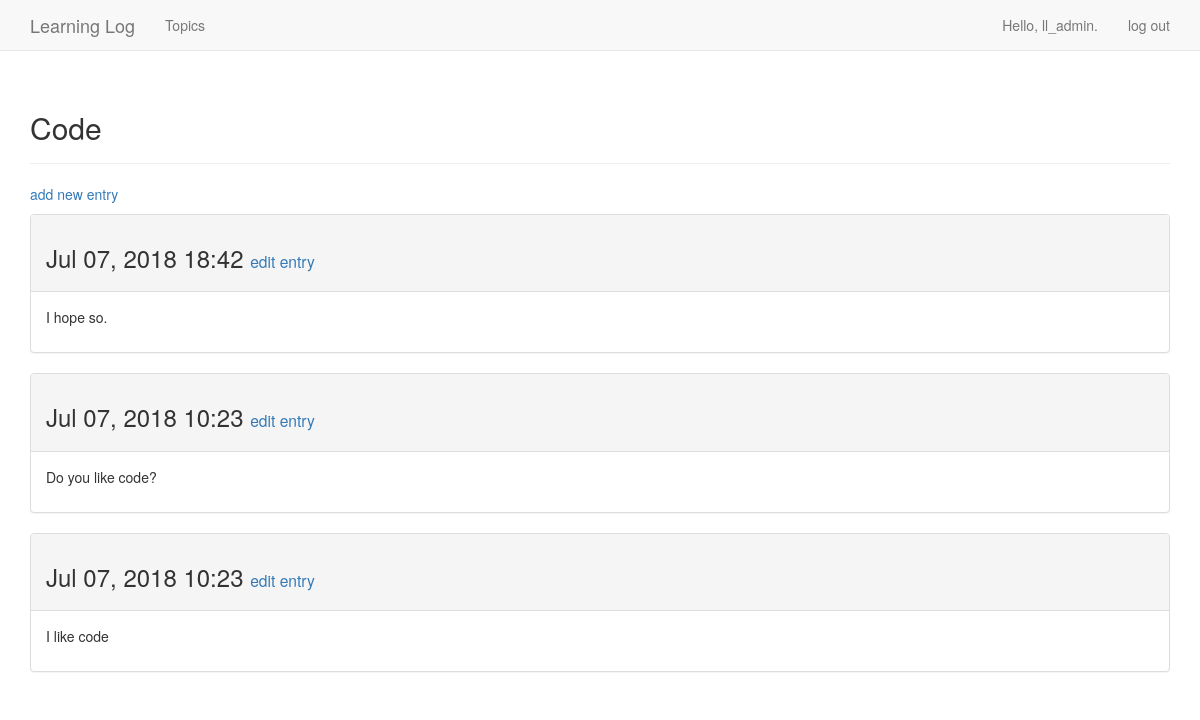
The page /topics/3/ (signed in) on the database its author committed.
### learning_logs/models.py (models this page shows, shortened)
class Topic(models.Model):
    text = models.CharField(max_length=200)
    date_added = models.DateTimeField(auto_now_add=True)
    owner = models.ForeignKey(User, on_delete=models.CASCADE)
    def __str__(self):
        return self.text

class Entry(models.Model):
    topic = models.ForeignKey(Topic, on_delete=models.CASCADE)
    text = models.TextField()
    date_added = models.DateTimeField(auto_now_add=True)
    class Meta:
        verbose_name_plural = "entries"

### learning_logs/views.py (the view)
# urls.py: url(r'^topics/(?P<topic_id>\d+)/$', views.topic, name='topic'),
@login_required
def topic(request, topic_id):
    topic = get_object_or_404(Topic, id=topic_id)
    if topic.owner != request.user:
        raise Http404
    entries = topic.entry_set.order_by('-date_added')
    context = {'topic': topic, 'entries': entries}
    return render(request, 'learning_logs/topic.html', context)

### learning_logs/templates/learning_logs/topic.html
{% extends 'learning_logs/base.html' %}
{% block header %}
    <h2>{{ topic }}</h2>
{% endblock header %}
{% block content %}
    <p>
        <a href="{% url 'learning_logs:new_entry' topic.id %}">add new entry</a>
    </p>
    {% for entry in entries %}
        <div class="panel panel-default">
            <div class="panel-heading">
                <h3>
                    {{ entry.date_added|date:'M d, Y H:i'}}
                    <small>
                        <a href="{% url 'learning_logs:edit_entry' entry.id %}">
                            edit entry</a>
                    </small>
                </h3>
            </div>
            <div class="panel-body">
                {{ entry.text|linebreaks }}
            </div>
        </div>
    {% empty %}
        There are no entries for this topic yet.
    {% endfor %}
{% endblock content %}

### learning_logs/templates/learning_logs/base.html (shortened to what this page needs)
{% load bootstrap3 %}
<!DOCTYPE html>
<html lang="en">
<head>
  {% bootstrap_css %}
</head>
<body>
  <nav class="navbar navbar-default navbar-static-top">
    <div class="container">
      <div class="navbar-header">
        <a href="{% url 'learning_logs:index' %}" class="navbar-brand">
          Learning Log</a>
      </div>
      <div class="navbar-collapse collapse" id="navbar">
        <ul class="nav navbar-nav">
          <li><a href="{% url 'learning_logs:topics' %}">Topics</a></li>
        </ul>
        <ul class="nav navbar-nav navbar-right">
          {% if user.is_authenticated %}
            <li><a>Hello, {{ user.username}}.</a></li>
            <li><a href="{% url 'users:logout' %}">log out</a></li>
          {% else %}
            <li><a href="{% url 'users:register' %}">register</a></li>
            <li><a href="{% url 'users:login' %}">log in</a></li>
          {% endif %}
        </ul>
      </div>
    </div>
  </nav>
  <div class="container">
    <div class="page-header">
      {% block header %}{% endblock header %}
    </div>
    <div>
      {% block content %}{% endblock content %}
    </div>
  </div>
</body>
</html>

### rows shown on the page
Topic: text "Code"
Entry: date_added "Jul 07, 2018 18:42", text "I hope so."
Entry: date_added "Jul 07, 2018 10:23", text "Do you like code?"
Entry: date_added "Jul 07, 2018 10:23", text "I like code"

### other values the page prints
{{ user.username }} "ll_admin"
